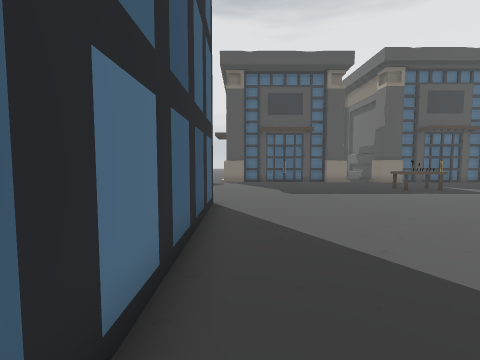
view 1 (above)

20 first-person views from a walk through a scene from a Unity 3-D project. The camera is 1.4 m above the floor, tilts 4° down and sees 85° across. The floor is counted in squares, 1 m on a side. Each view is taken from the middle of a square. On the plan, view 1 faces up. The plan holds only what a view shows up to about 13 squares ahead; the rest is blank. The place goes on beyond the plan. The player character is not drawn.

view 2
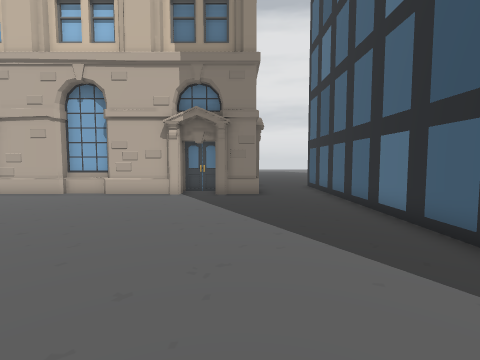

view 3
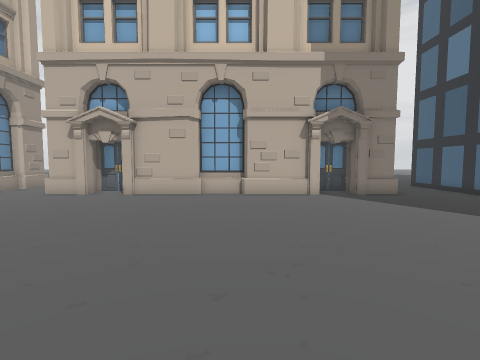

view 4
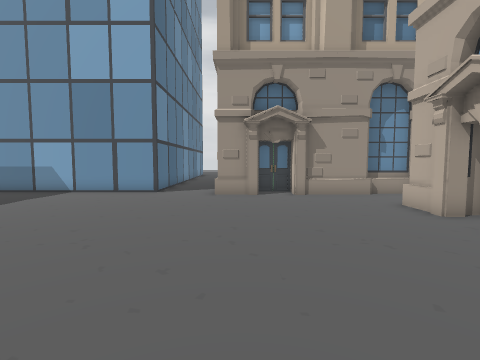

view 5
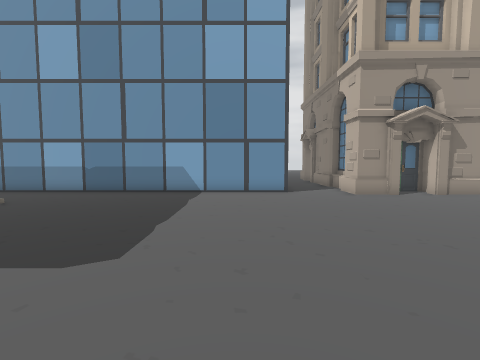

view 6
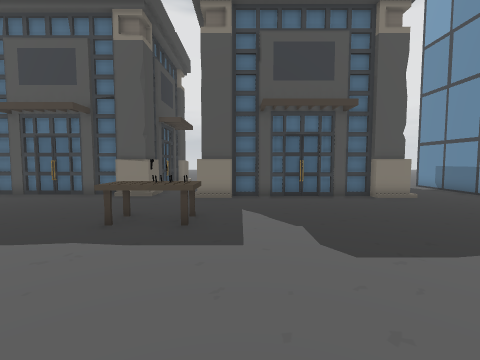

view 7
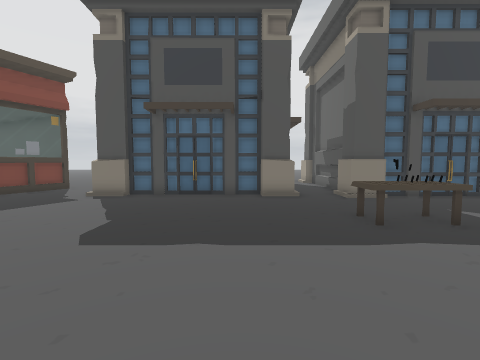

view 8
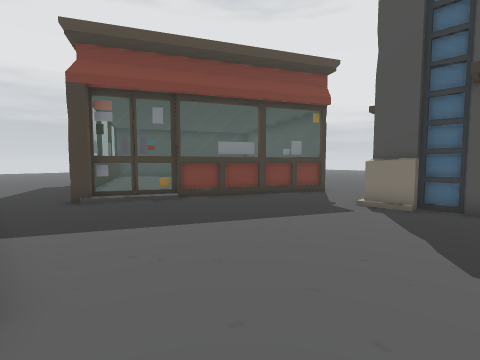

view 9
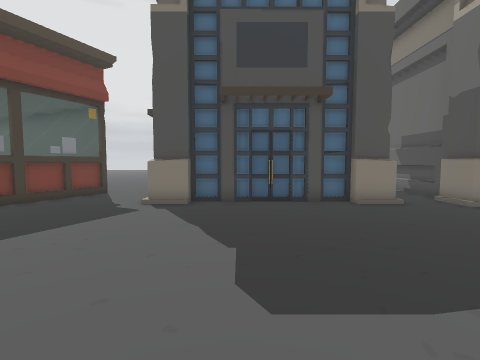

view 10
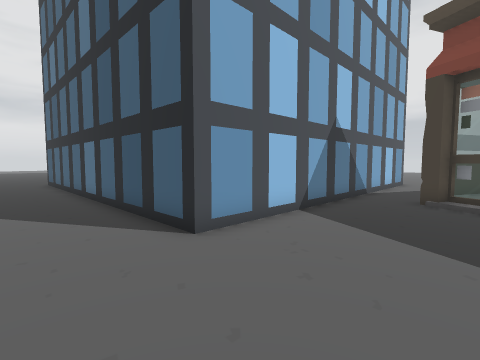

view 11
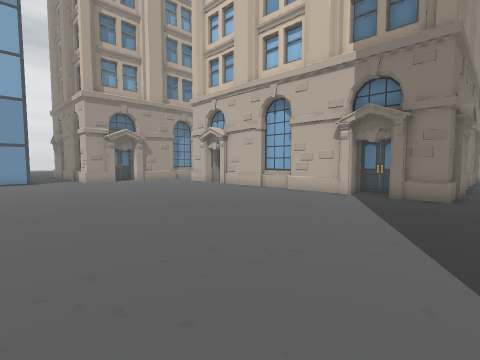

view 12
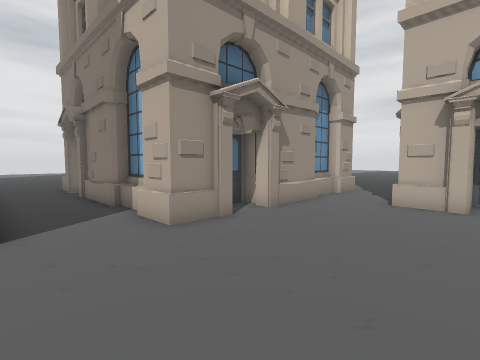

view 13
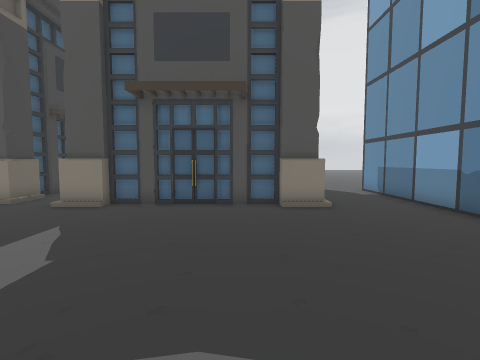

view 14
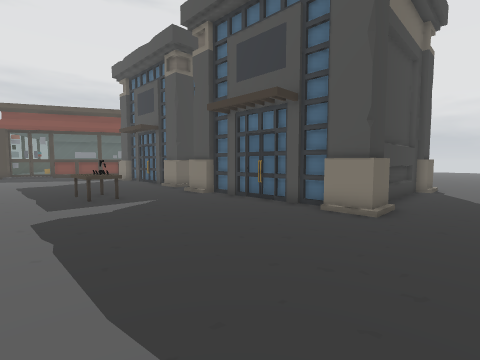

view 15
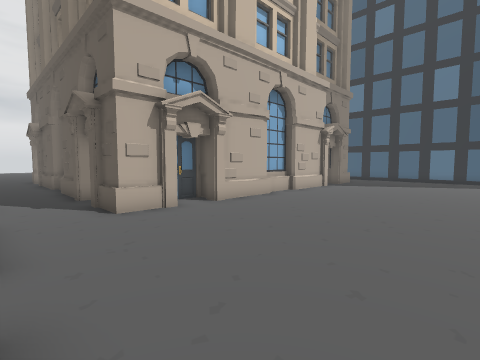

view 16
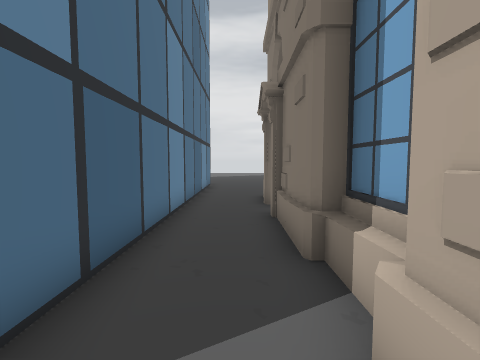

view 17
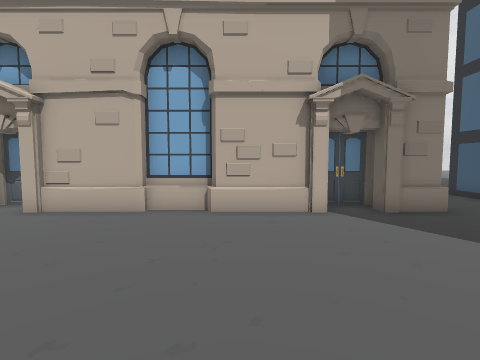

view 18
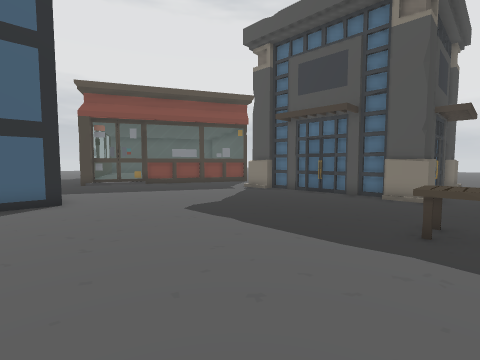

view 19
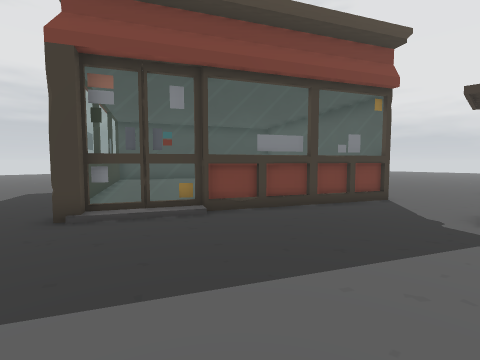

view 20
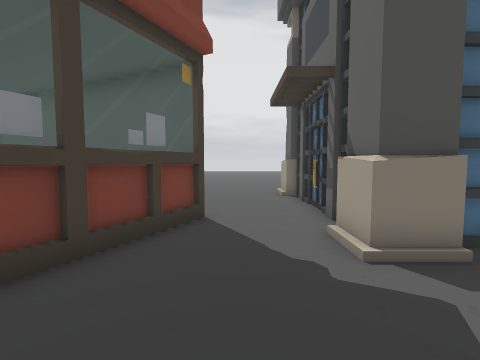

### Floor plan
Points are (right, up) in squares from view 1. A wall is a line through its corners. A room is listed if a view was taken in it or the views show most of it. See-through windows are left out.
Room 1 (views 1, 2, 3, 4, 5, 6, 7, 8, 9, 10, 11, 12, 13, 14, 15, 16, 17, 18, 19, 20)
walls: (10.7, 17.2) (9.5, 17.2); (9.3, 17.4) (9.3, 18.6); (10.7, 17.4) (9.5, 17.4) (9.5, 18.6); (7.3, 17.8) (5.9, 17.8); (11.7, 17.8) (10.7, 17.8); (5.9, 18.2) (0.3, 18.2); (9.8, 18.9) (9.8, 22.1); (7.3, 19.1) (7.3, 17.9) (5.9, 17.9); (7, 19.1) (7, 17.9); (14.7, 17.8) (12.2, 17.8); (9.9, 19.6) (9.9, 22); (16.3, 17.6) (10.7, 17.6); (6.7, 20.1) (6.7, 19.6); (16.3, 17.8) (15.1, 17.8); (6, -2.4) (13.6, -2.4); (8.8, -2.9) (10.8, -2.9) (10.8, -2.2); (17.7, 17.2) (16.3, 17.2); (13.5, -2.2) (14, -2.2) (14, -2.8); (5.6, -2.8) (5.6, -2.2) (6.1, -2.2); (7, 21.2) (7, 19.4); (0.3, 17.8) (-0.9, 17.8); (0.3, 17.9) (-0.9, 17.9) (-0.9, 19.1); (3.5, -2.2) (4, -2.2) (4, -2.8); (20.2, 2.6) (20.2, 4) (21.8, 4); (13.8, -3) (13.8, -3.5) (15.8, -3.5) (15.8, -2.9); (20, 2.2) (20, 2.8); (17.7, 18.6) (17.7, 17.4) (16.3, 17.4); (16, -2.4) (17.3, -2.4) (17.3, -3.8); (-1.1, 17.9) (-1.1, 19.1); (3.9, -3.5) (5.6, -3.5); (15.6, -3) (15.6, -2.2) (16.1, -2.2); (20, 0.1) (20, 0.7); (2.3, -3.6) (2.3, -2.4) (3.6, -2.4); (22.2, 3.4) (23.7, 3.4); (-0.7, 19.8) (-0.7, 20.2); (2.1, -4.1) (2.1, -3.6); (-0.9, 20.1) (-0.9, 20.8); (-0.7, 20.8) (-0.7, 22.5); (17.7, -3.6) (17.7, -4.1); (23.6, 4) (26.5, 4); (17.1, 22.5) (17.1, 20.7); (17.3, 22.5) (17.3, 19.4); (20.2, -2.6) (20.2, 0.2); (17, -5.6) (17.7, -5.6) (17.7, -6.1); (-6.2, 16.1) (-8.4, 11.8); (-5.5, 17.7) (-6.2, 16.3); (-4.8, 19.2) (-5.4, 17.9); (-3.9, 20.7) (-6.9, 14.4); (-4.1, 20.5) (-4.7, 19.3); (20.1, -4.6) (20.7, -4.6) (20.7, -2.6); (26.5, 6.8) (21, 6.8) (21, 21.9); (20.2, -6.1) (20.2, -2.8); (-11.4, 8.9) (-0.9, 8.9) (-0.9, -6.2); (-14.4, 14.8) (-7.9, 11.7) (-8.2, 11.1)
low walls: (21.9, 3.8) (23.8, 3.8)
ways out: opening at (-10.5, 10.5)
objects: other object (8, 13) to (10, 14); other object (9, 13)

Where each view was taken, in squares from view 1:
view 1: 0 up, 0 right, facing up
view 2: 9 up, 3 right, facing down
view 3: 9 up, 9 right, facing down
view 4: 3 up, 9 right, facing right
view 5: 9 up, 9 right, facing right
view 6: 7 up, 11 right, facing up
view 7: 7 up, 5 right, facing up
view 8: 9 up, 2 right, facing up-left
view 9: 9 up, 2 right, facing up
view 10: 13 up, 2 right, facing down-left
view 11: 9 up, 1 right, facing down-right
view 12: 7 up, 15 right, facing down-right
view 13: 9 up, 15 right, facing up
view 14: 10 up, 20 right, facing up-left
view 15: 5 up, 20 right, facing down-left
view 16: 5 up, 20 right, facing right
view 17: 5 up, 8 right, facing down
view 18: 7 up, 9 right, facing up-left
view 19: 10 up, 1 left, facing up-left
view 20: 14 up, 3 left, facing up
